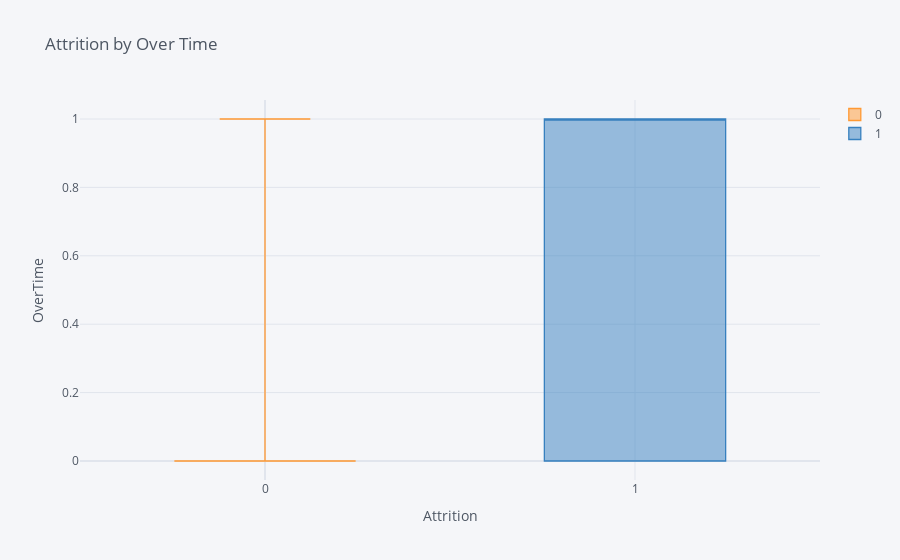

Write notebook code for a chart like this one.
### Code cell
data1.pivot(columns='Attrition', 
            values='OverTime').iplot(kind='box', 
                                      xTitle='Attrition',
                                      yTitle='OverTime', 
                                      title='Attrition by Over Time')

### Figure 1 — Plotly figure (JSON) as saved in the notebook; plotly's stock layout.template omitted (floating-point values rounded to 4 significant figures; data arrays with more than 128 entries replaced by an {"elided": "..."} marker saying what was removed)
{"data": [{"boxpoints": false, "line": {"width": 1.3}, "marker": {"color": "rgba(255, 153, 51, 1.0)"}, "name": "0", "orientation": "v", "type": "box", "y": {"elided": "779 int values"}}, {"boxpoints": false, "line": {"width": 1.3}, "marker": {"color": "rgba(55, 128, 191, 1.0)"}, "name": "1", "orientation": "v", "type": "box", "y": {"elided": "779 int values"}}], "layout": {"legend": {"bgcolor": "#F5F6F9", "font": {"color": "#4D5663"}}, "paper_bgcolor": "#F5F6F9", "plot_bgcolor": "#F5F6F9", "title": {"font": {"color": "#4D5663"}, "text": "Attrition by Over Time"}, "xaxis": {"gridcolor": "#E1E5ED", "showgrid": true, "tickfont": {"color": "#4D5663"}, "title": {"font": {"color": "#4D5663"}, "text": "Attrition"}, "zerolinecolor": "#E1E5ED"}, "yaxis": {"gridcolor": "#E1E5ED", "showgrid": true, "tickfont": {"color": "#4D5663"}, "title": {"font": {"color": "#4D5663"}, "text": "OverTime"}, "zerolinecolor": "#E1E5ED"}}}
